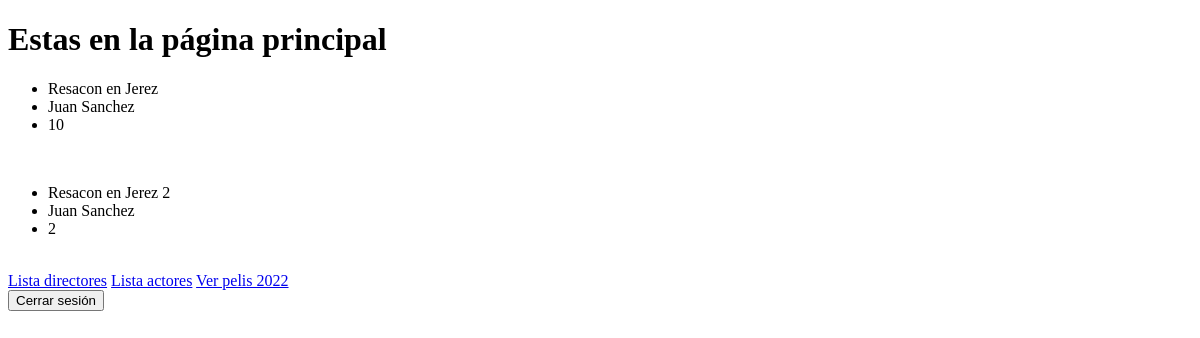
The page /movies/ (signed in) on the database as committed earlier.
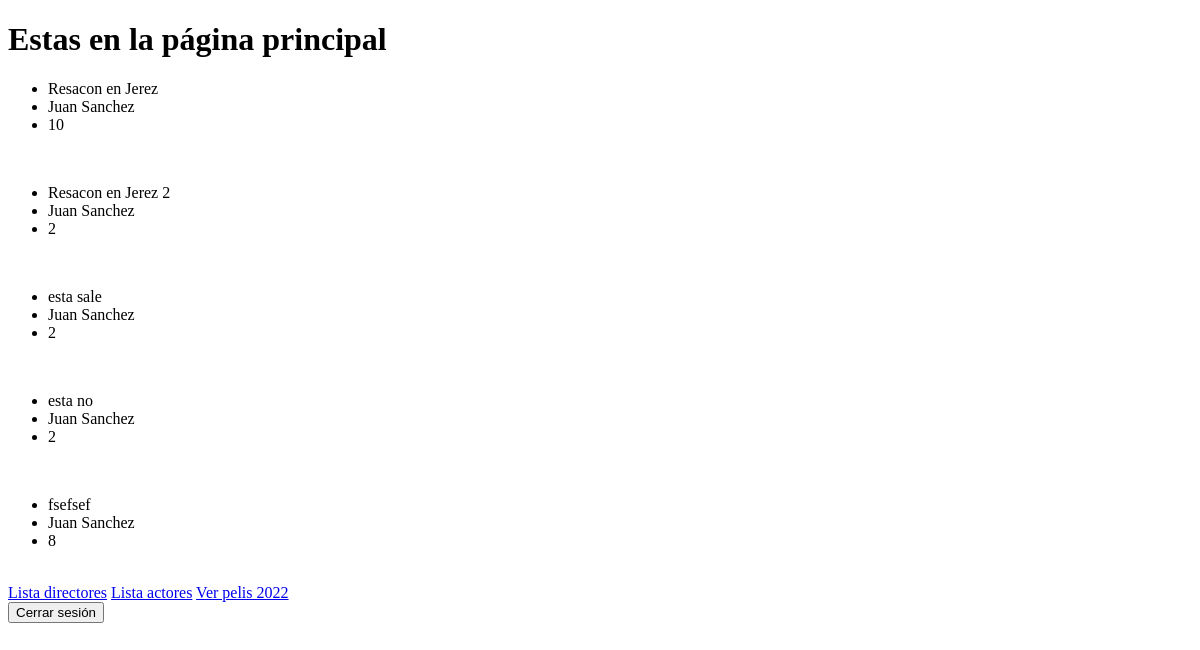
The same page on the database as committed later.
### movies/models.py (models this page shows, shortened)
class Movie(models.Model):
    title = models.CharField(max_length=100)
    director = models.ForeignKey(Director, on_delete=models.CASCADE)
    genre = models.ManyToManyField(Genre)
    release_date = models.DateField()
    rating = models.IntegerField()
    summary = models.TextField(max_length=1000)

class Director(models.Model):
    first_name = models.CharField(max_length=50)
    last_name = models.CharField(max_length=50)
    birth_date = models.DateField(null=False, blank=True)

### movies/views.py (the view)
# urls.py: path('', views.index, name='index'),
@login_required
def index(request):
    movies = Movie.objects.all()
    return render(request, 'movies/index.html', context={'movies': movies})

### movies/templates/movies/index.html (shortened to what this page needs)
<!DOCTYPE html>
<html lang="en">
<head>
</head>
<body>
    <h1>Estas en la página principal</h1>
    {% for movie in movies %}
        <ul>
            <li>{{ movie.title }}</li>
            <li>{{ movie.director.first_name }} {{ movie.director.last_name }}</li>
            <li>{{ movie.rating }}</li>
        </ul><br>
    {% endfor %}
    <a href="{% url 'movies:lista_directores' %}">Lista directores</a>
    <a href="{% url 'movies:lista_actores' %}">Lista actores</a>
    <a href="{% url 'movies:pelis_2022' %}">Ver pelis 2022</a>
    <form action="{% url 'logout' %}" method="post">
    <button type="submit">Cerrar sesión</button>
</form>
</body>
</html>

Rows that differ between the two databases and show on the page:
added Movie: title "esta sale", director.first_name "Juan", director.last_name "Sanchez", rating "2"
added Movie: title "esta no", director.first_name "Juan", director.last_name "Sanchez", rating "2"
added Movie: title "fsefsef", director.first_name "Juan", director.last_name "Sanchez", rating "8"
